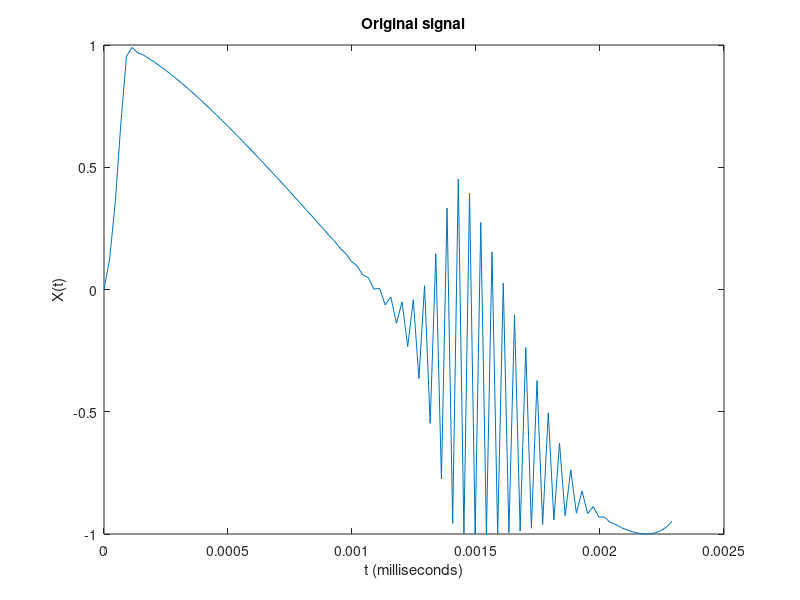
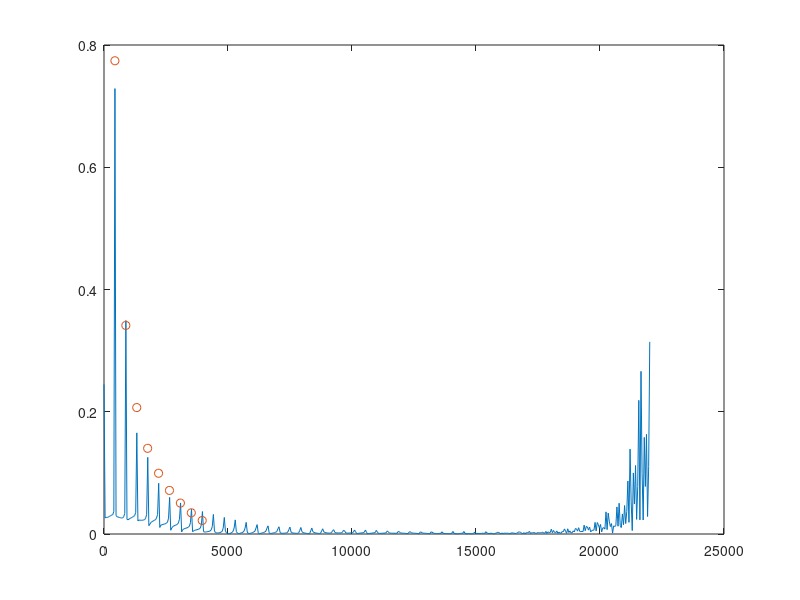

These figures' MATLAB source, in order:
Fs = 44100;            % Sampling frequency
T = 1/Fs;             % Sampling period
L = 1000;             % Length of signal
t = (0:L-1)*T;        % Time vector
Fc = 440;             % Carrier frequency
R = 5;                % Ratio
Fm = Fc*R;             % Modulation frequency
I = 1.4;              % Modulation index
% Regular sine
X = sin(2*pi*Fc*t);
% Feedback loop: from i = 2, using previous value
X(1) = 0;
for i = 2:L-1
  X(i) = sin(2*pi*Fc*i*T + I*X((i-1)));
end

figure (1)
plot(t(1:102),X(1:102))
title('Original signal')
xlabel('t (milliseconds)')
ylabel('X(t)')

Y = fft(X);

f = Fs*(0:(L/2))/L;

Z = 2*abs(Y)/L;

# Sideband analysis for feedback
n = 1:9
sidamp = 2*besselj(n,I*n)./(I*n);
sidf = n*Fc;

# Plot fourier transformation result and predicted sidebands in the same figure
figure (2)
plot(f(1:L/2),Z(1:L/2),sidf(1:9),sidamp(1:9),"o")
